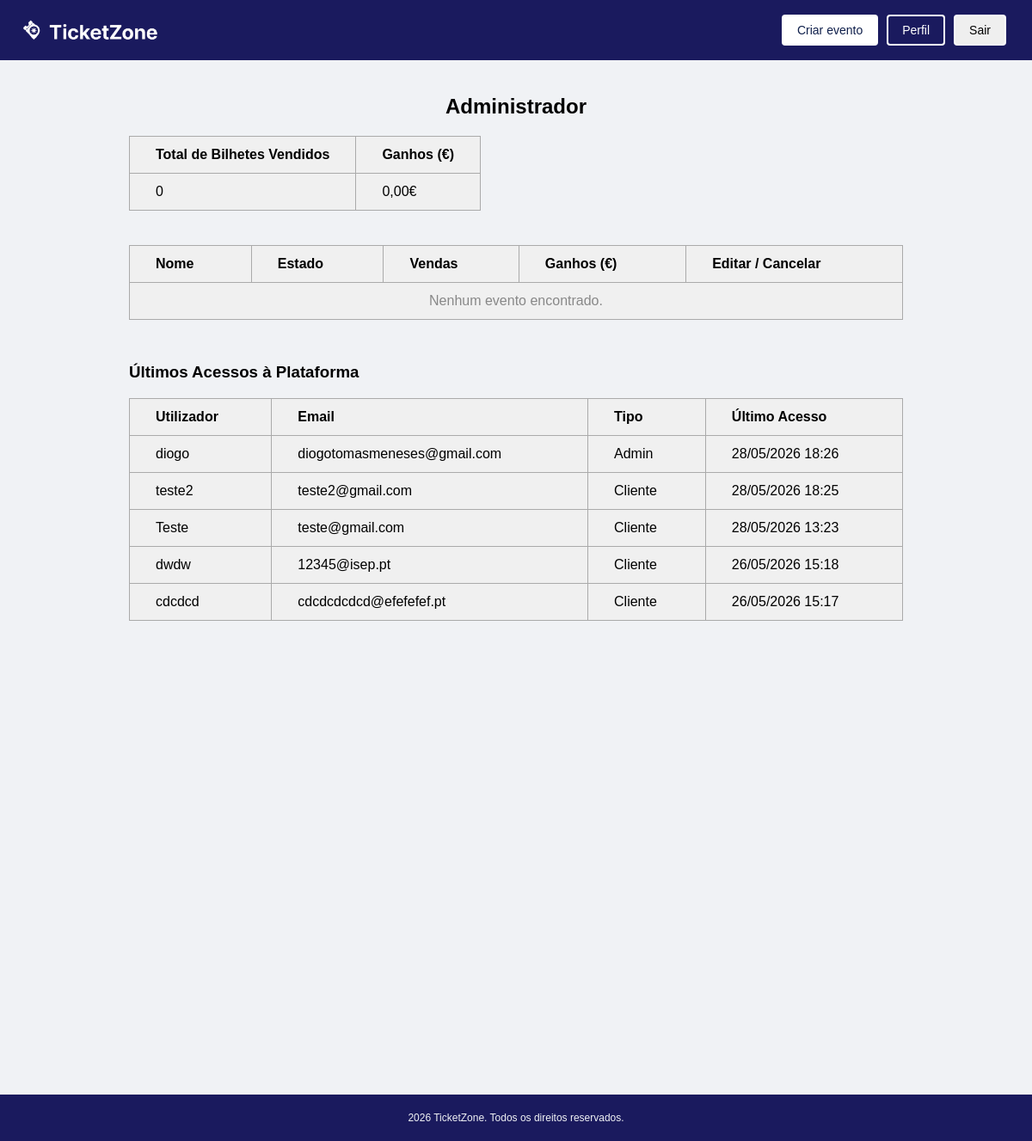
The page /admin.php (signed in) on the database as committed earlier.
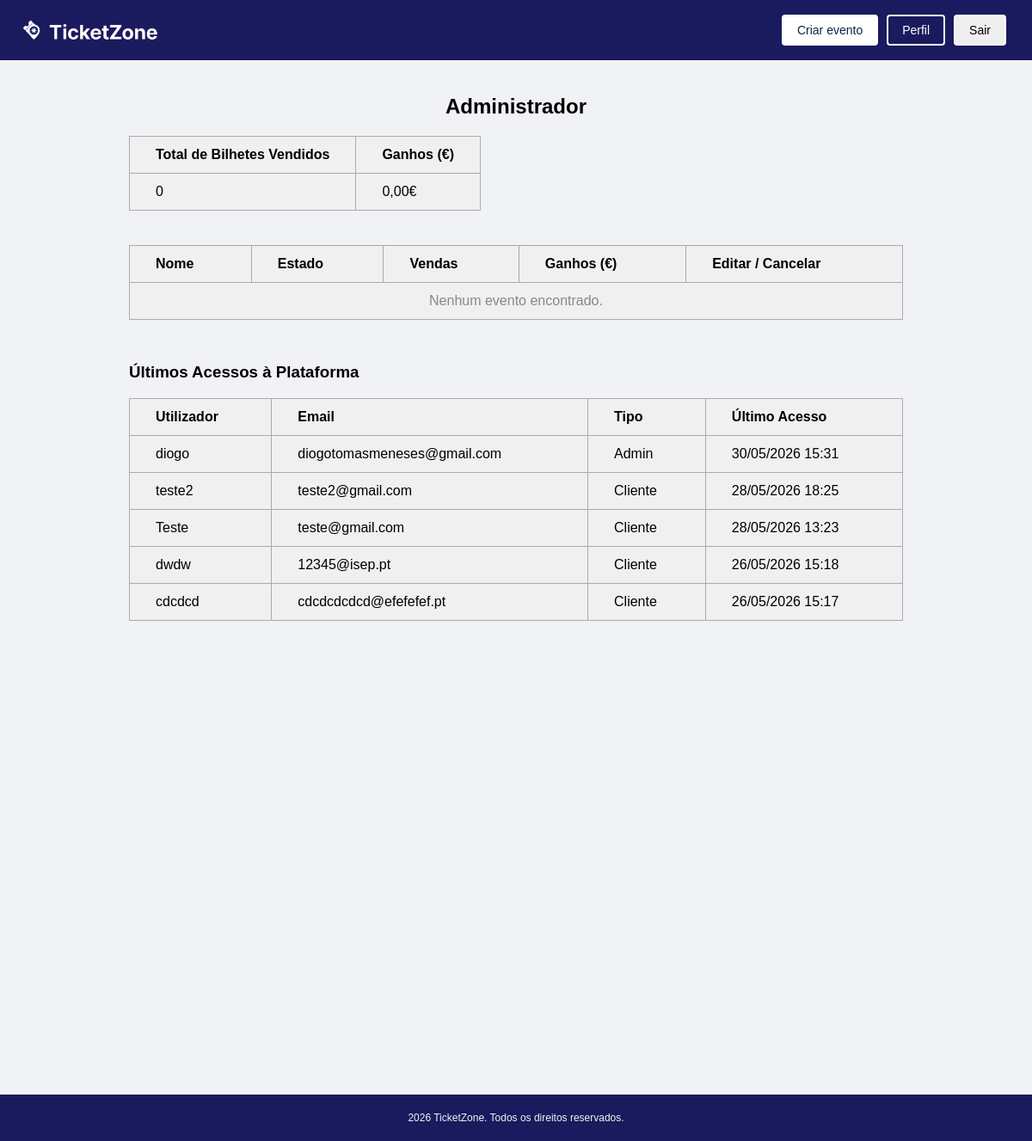
The same page on the database as committed later.
### tables this page shows
CREATE TABLE utilizadores (
        id INTEGER PRIMARY KEY AUTOINCREMENT,
        username TEXT NOT NULL UNIQUE,
        email TEXT NOT NULL UNIQUE,
        password_hash TEXT NOT NULL,
        tipo TEXT NOT NULL CHECK(tipo IN ('cliente', 'admin')),
        data_registo TEXT DEFAULT CURRENT_TIMESTAMP,
        ultimo_acesso TEXT
    );

### scripts/carregar_entradas.php (called while the page is built, shortened)
<?php
$db = new SQLite3(__DIR__ . '/../ticketzone.db');
$query = "
    SELECT
        username,
        email,
        tipo,
        ultimo_acesso
    FROM utilizadores
    WHERE ultimo_acesso IS NOT NULL
    ORDER BY ultimo_acesso DESC
    LIMIT 50
";
$resultado = $db->query($query);
$entradas = [];
while ($linha = $resultado->fetchArray(SQLITE3_ASSOC)) {
    $entradas[] = $linha;
}
?>

### admin.php (the view, shortened to what this page needs)
<?php
require_once __DIR__ . '/scripts/carregar_eventos.php';
require_once __DIR__ . '/scripts/carregar_entradas.php';
$total_bilhetes_geral = 0;
$total_ganhos_geral   = 0;
?>
<!DOCTYPE html>
<html lang="pt">
<head>
    <link rel="stylesheet" href="styles/admin.css" />
</head>
<body>
    <nav>
        <div class="logo-nav">
            <img src="images/logo.png" alt="Logo TicketZone" />
        </div>
        <div class="botoes-nav">
            <button class="botao botao-criar">Criar evento</button>
            <button class="botao botao-perfil" onclick="location.href='perfil.php'">Perfil</button>
            <button class="botao botao-sair" onclick="location.href='scripts/logout.php'">Sair</button>
        </div>
    </nav>
    <main>
        <h2>Administrador</h2>
        <div class="resumo">
            <table>
                <thead>
                    <tr>
                        <th>Total de Bilhetes Vendidos</th>
                        <th>Ganhos (€)</th>
                    </tr>
                </thead>
                <tbody>
                    <tr>
                        <td><?= number_format($total_bilhetes_geral, 0, ',', '.') ?></td>
                        <td><?= number_format($total_ganhos_geral,   2, ',', '.') ?>€</td>
                    </tr>
                </tbody>
            </table>
        </div>
        <table class="eventos">
            <thead>
                <tr>
                    <th>Nome</th>
                    <th>Estado</th>
                    <th>Vendas</th>
                    <th>Ganhos (€)</th>
                    <th>Editar / Cancelar</th>
                </tr>
            </thead>
            <tbody>
                <?php if (empty($eventos)): ?>
                    <tr>
                        <td colspan="5" style="text-align: center; color: #888;">
                            Nenhum evento encontrado.
                        </td>
                    </tr>
                <?php endif; ?>
            </tbody>
        </table>
        <h3 style="margin-top: 50px;">Últimos Acessos à Plataforma</h3>
        <table class="eventos">
            <thead>
                <tr>
                    <th>Utilizador</th>
                    <th>Email</th>
                    <th>Tipo</th>
                    <th>Último Acesso</th>
                </tr>
            </thead>
            <tbody>
                <?php if (empty($entradas)): ?>
                    <tr>
                        <td colspan="4" style="text-align: center; color: #888;">
                            Nenhum acesso registado.
                        </td>
                    </tr>
                <?php else: ?>
                    <?php foreach ($entradas as $entrada): ?>
                        <tr>
                            <td><?= htmlspecialchars($entrada['username']) ?></td>
                            <td><?= htmlspecialchars($entrada['email']) ?></td>
                            <td><?= ucfirst(htmlspecialchars($entrada['tipo'])) ?></td>
                            <td>
                                <?php
                                    $timestamp = strtotime($entrada['ultimo_acesso']);
                                    echo date('d/m/Y H:i', $timestamp);
                                ?>
                            </td>
                        </tr>
                    <?php endforeach; ?>
                <?php endif; ?>
            </tbody>
        </table>
    </main>
    <footer>
        <p>2026 TicketZone. Todos os direitos reservados.</p>
    </footer>
</body>
</html>

### styles/admin.css (style rules this page uses)
body { font-family: Arial, sans-serif; background-color: #f0f2f5; margin: 0; padding: 0; }
nav { background-color: #1a1a5e; padding: 0px 30px; display: flex; justify-content: space-between; align-items: center; height: 70px; overflow: hidden; }
h2 { text-align: center; }
.logo-nav { color: white; font-size: 20px; font-weight: bold; display: flex; align-items: center; gap: 10px; }
.logo-nav img { height: 300px; margin-left: -80px; display: block; }
.botoes-nav { display: flex; gap: 10px; }
.botao { padding: 8px 16px; border-radius: 4px; font-size: 14px; cursor: pointer; border: 2px solid white; }
.botao-criar { background-color: white; color: #0f1f4b; }
.botao-perfil { background-color: transparent; color: white; }
main { max-width: 900px; margin: 40px auto; padding: 0 20px; }
table { border-collapse: collapse; background-color: #f0f0f0; }
th, td { border: 1px solid #aaaaaa; padding: 12px 30px; text-align: left; }
th { font-weight: bold; }
.resumo { margin-bottom: 40px; }
.eventos { width: 100%; }
footer { text-align: center; padding: 8px; font-size: 12px; color: #f0f2f5; background-color: #1a1a5e; margin-top: 550px; border-top: 1px solid #eee; }

Rows that differ between the two databases and show on the page:
changed utilizadores "diogo": ultimo_acesso "28/05/2026 18:26" → "30/05/2026 15:31"
